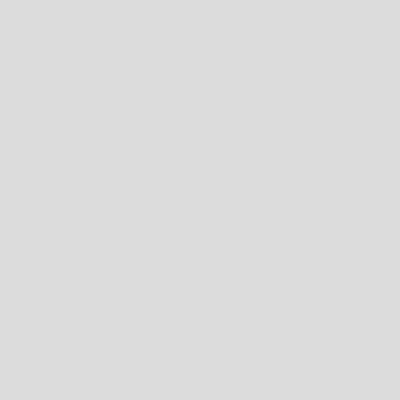
Frame 1 (no input)
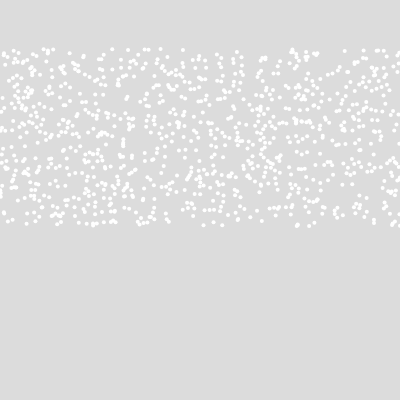
Frame 60 (no input)
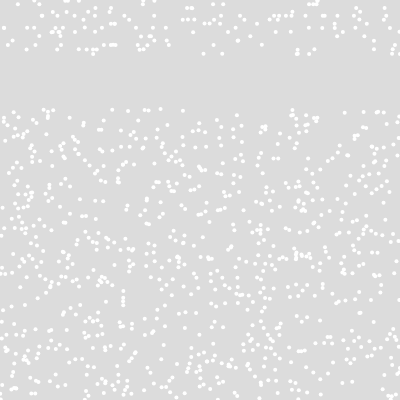
Frame 120 (the mouse pressed at the canvas centre since frame 60)

The p5.js sketch that drew these frames (run headless with seeded random() and noise() and a simulated clock; from frame 60 on, the mouse is pressed at the canvas centre):

// p5.js sketch
// ── sketch.js
// let drop = {
//   x: 100,
//   y: -10,
//   yspeed: 2
// }

let drops = [];

function setup() {
  createCanvas(400, 400);

  for (let n=0; n<1000; n=n+1) {
    let d = {
      x: random(0, width),
      y: -10,
      yspeed: random(1, 4),
    };
    drops.push(d);
  }

  print(drops);
}

function draw() {
  background(220);

  for (let i=0; i<drops.length; i=i+1) {
    let d = drops[i];
    noStroke();
    ellipse(d.x, d.y, 4);
    d.y = d.y + d.yspeed;

    if (d.y > height) {
      d.y = -10
    }
  }

  // ellipse(drop.x, drop.y, 10);
  // drop.y = drop.y + 2;
  // if (drop.y > height) {
  //   drop.y = -10;
  // }
}
